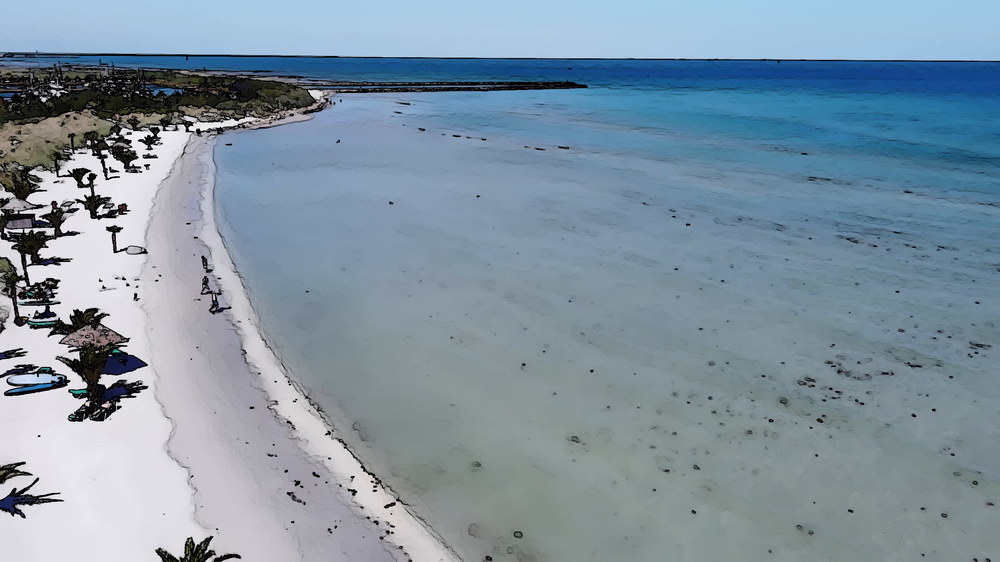
#> input picture frameWatercolor.png, 1000 x 562 px, shrunk from 2720 x 1530 before the run
$ python -i main.py   (imports and definitions only)   (older library calls are emulated)
#> lines starting #> are read from the running program, lines starting #| are printed output that depends on the picture
#> further down, picture is the input picture: shape (562, 1000, 3); mean B, G, R 162.1, 147.5, 129.2
import cv2
import numpy as np
import requests
from urllib.request import urlopen
import os
import re

INPUT_DIR_PATH = "input_feed"
OUTPUT_DIR_PATH = "output_feed"


# [25 lines left out: functions transfer_style, apply_sketch, not called in this run]


def apply_cartoon(source):

    output = np.uint8(source)
    output[:] = ((np.round((output / 255) * 10) / 10) * 255)

    horizontal = cv2.Sobel(cv2.cvtColor(source, cv2.COLOR_BGR2GRAY), 0, 1, 0, cv2.CV_64F)
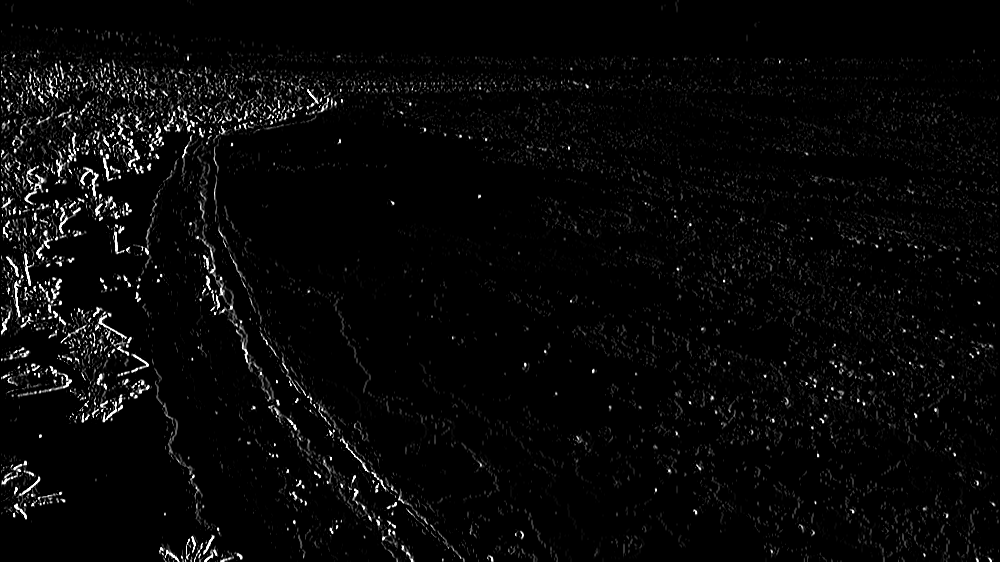
#> horizontal: shape (562, 1000); min 0, max 255, mean 8
    vertical = cv2.Sobel(cv2.cvtColor(source, cv2.COLOR_BGR2GRAY), 0, 0, 1, cv2.CV_64F)
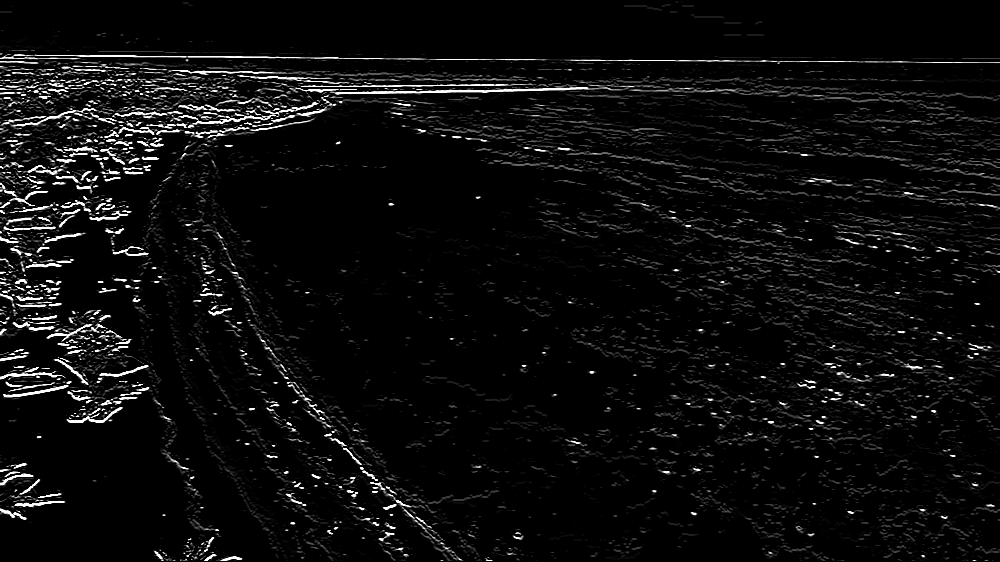
#> vertical: shape (562, 1000); min 0, max 255, mean 12.5
    edge_image = cv2.bitwise_or(horizontal, vertical)
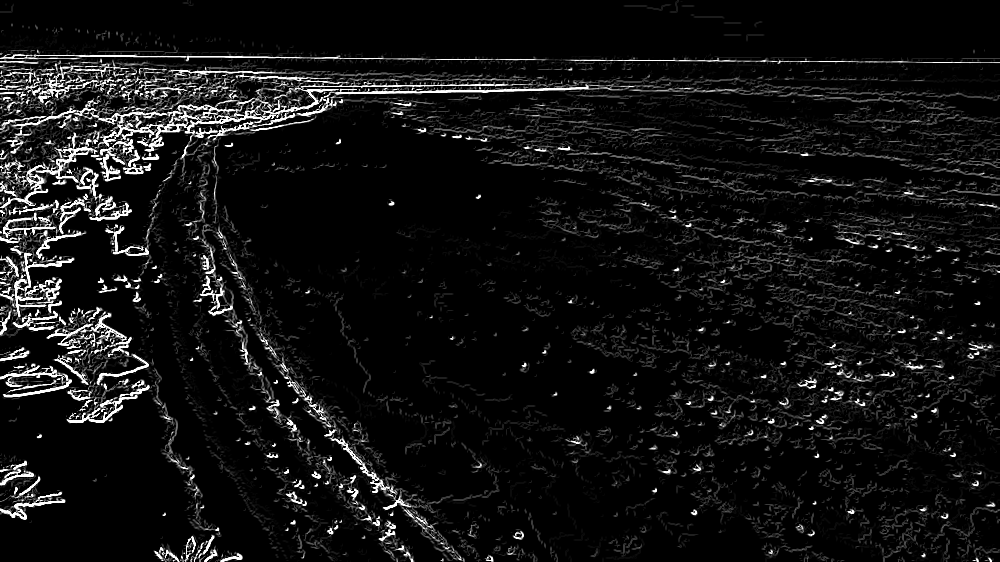
#> edge_image: shape (562, 1000); min 0, max 255, mean 18.2

    output[edge_image > 50] = (0, 0, 0)
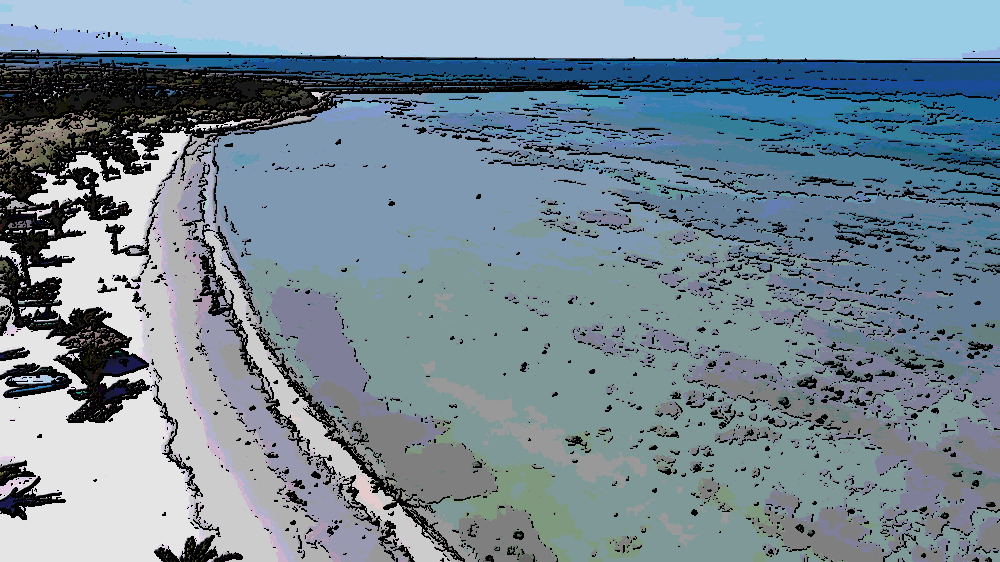
#> output: shape (562, 1000, 3); mean B, G, R 149.4, 136.6, 118.1

    return output


def apply_watercolor(target):

    return cv2.stylization(target, sigma_s=60, sigma_r=0.6)


# [35 lines left out: function stylize_video_feed, not called in this run]


# [2 lines not run here, left out]

>>> import cv2
>>> picture = cv2.imread('frameWatercolor.png')
>>> result = apply_cartoon(picture)
